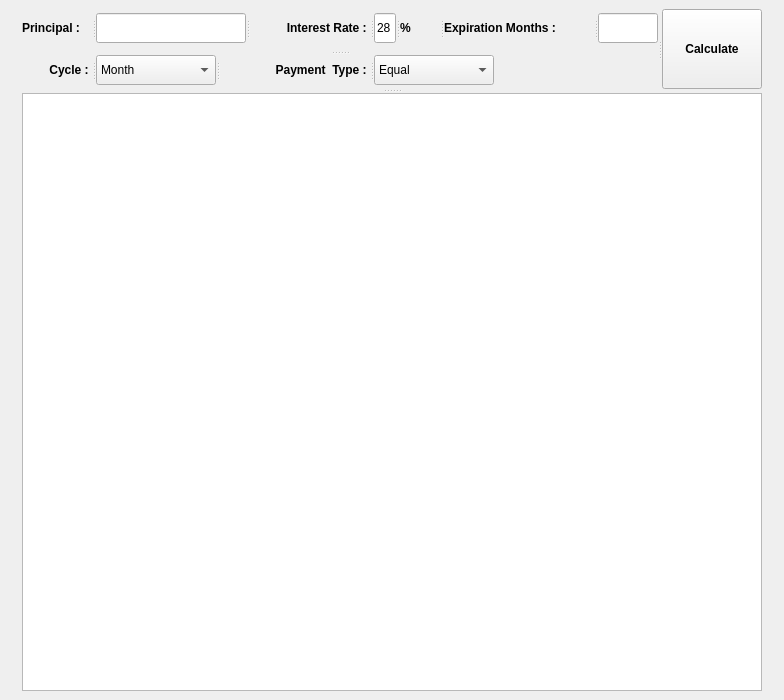
<?xml version="1.0" encoding="UTF-8"?>
<ui version="4.0">
 <class>Calculator</class>
 <widget class="QMainWindow" name="Calculator">
  <property name="geometry">
   <rect>
    <x>0</x>
    <y>0</y>
    <width>784</width>
    <height>700</height>
   </rect>
  </property>
  <property name="minimumSize">
   <size>
    <width>0</width>
    <height>300</height>
   </size>
  </property>
  <property name="maximumSize">
   <size>
    <width>16777215</width>
    <height>700</height>
   </size>
  </property>
  <property name="windowTitle">
   <string>MainWindow</string>
  </property>
  <widget class="QWidget" name="centralwidget">
   <layout class="QGridLayout" name="gridLayout">
    <item row="0" column="0">
     <widget class="QSplitter" name="splitter_5">
      <property name="orientation">
       <enum>Qt::Vertical</enum>
      </property>
      <widget class="QSplitter" name="splitter_4">
       <property name="minimumSize">
        <size>
         <width>0</width>
         <height>80</height>
        </size>
       </property>
       <property name="orientation">
        <enum>Qt::Horizontal</enum>
       </property>
       <widget class="QSplitter" name="splitter_3">
        <property name="minimumSize">
         <size>
          <width>0</width>
          <height>80</height>
         </size>
        </property>
        <property name="maximumSize">
         <size>
          <width>656</width>
          <height>66</height>
         </size>
        </property>
        <property name="orientation">
         <enum>Qt::Vertical</enum>
        </property>
        <widget class="QSplitter" name="splitter_2">
         <property name="orientation">
          <enum>Qt::Horizontal</enum>
         </property>
         <widget class="QLabel" name="label">
          <property name="minimumSize">
           <size>
            <width>70</width>
            <height>0</height>
           </size>
          </property>
          <property name="maximumSize">
           <size>
            <width>70</width>
            <height>16777215</height>
           </size>
          </property>
          <property name="font">
           <font>
            <weight>75</weight>
            <bold>true</bold>
           </font>
          </property>
          <property name="text">
           <string>Principal : </string>
          </property>
         </widget>
         <widget class="QLineEdit" name="principal">
          <property name="minimumSize">
           <size>
            <width>150</width>
            <height>30</height>
           </size>
          </property>
          <property name="maximumSize">
           <size>
            <width>150</width>
            <height>30</height>
           </size>
          </property>
         </widget>
         <widget class="QLabel" name="label_2">
          <property name="minimumSize">
           <size>
            <width>120</width>
            <height>0</height>
           </size>
          </property>
          <property name="maximumSize">
           <size>
            <width>120</width>
            <height>16777215</height>
           </size>
          </property>
          <property name="font">
           <font>
            <weight>75</weight>
            <bold>true</bold>
           </font>
          </property>
          <property name="text">
           <string>Interest Rate : </string>
          </property>
          <property name="alignment">
           <set>Qt::AlignRight|Qt::AlignTrailing|Qt::AlignVCenter</set>
          </property>
         </widget>
         <widget class="QLineEdit" name="interestRate">
          <property name="maximumSize">
           <size>
            <width>30</width>
            <height>16777215</height>
           </size>
          </property>
          <property name="text">
           <string>28</string>
          </property>
         </widget>
         <widget class="QLabel" name="label_4">
          <property name="minimumSize">
           <size>
            <width>40</width>
            <height>0</height>
           </size>
          </property>
          <property name="maximumSize">
           <size>
            <width>40</width>
            <height>16777215</height>
           </size>
          </property>
          <property name="font">
           <font>
            <weight>75</weight>
            <bold>true</bold>
           </font>
          </property>
          <property name="text">
           <string>%</string>
          </property>
         </widget>
         <widget class="QLabel" name="label_3">
          <property name="minimumSize">
           <size>
            <width>150</width>
            <height>0</height>
           </size>
          </property>
          <property name="maximumSize">
           <size>
            <width>150</width>
            <height>16777215</height>
           </size>
          </property>
          <property name="font">
           <font>
            <weight>75</weight>
            <bold>true</bold>
           </font>
          </property>
          <property name="text">
           <string>Expiration Months : </string>
          </property>
         </widget>
         <widget class="QLineEdit" name="expirationMonths">
          <property name="minimumSize">
           <size>
            <width>60</width>
            <height>30</height>
           </size>
          </property>
          <property name="maximumSize">
           <size>
            <width>60</width>
            <height>30</height>
           </size>
          </property>
         </widget>
        </widget>
        <widget class="QSplitter" name="splitter">
         <property name="orientation">
          <enum>Qt::Horizontal</enum>
         </property>
         <widget class="QLabel" name="label_5">
          <property name="minimumSize">
           <size>
            <width>70</width>
            <height>0</height>
           </size>
          </property>
          <property name="maximumSize">
           <size>
            <width>70</width>
            <height>16777215</height>
           </size>
          </property>
          <property name="font">
           <font>
            <weight>75</weight>
            <bold>true</bold>
           </font>
          </property>
          <property name="text">
           <string>Cycle : </string>
          </property>
          <property name="alignment">
           <set>Qt::AlignRight|Qt::AlignTrailing|Qt::AlignVCenter</set>
          </property>
         </widget>
         <widget class="QComboBox" name="cycle">
          <property name="minimumSize">
           <size>
            <width>120</width>
            <height>30</height>
           </size>
          </property>
          <property name="maximumSize">
           <size>
            <width>120</width>
            <height>30</height>
           </size>
          </property>
          <item>
           <property name="text">
            <string>Month</string>
           </property>
          </item>
          <item>
           <property name="text">
            <string>4 Week</string>
           </property>
          </item>
          <item>
           <property name="text">
            <string>2 Week</string>
           </property>
          </item>
          <item>
           <property name="text">
            <string>Week</string>
           </property>
          </item>
         </widget>
         <widget class="QLabel" name="label_6">
          <property name="minimumSize">
           <size>
            <width>150</width>
            <height>0</height>
           </size>
          </property>
          <property name="maximumSize">
           <size>
            <width>150</width>
            <height>16777215</height>
           </size>
          </property>
          <property name="font">
           <font>
            <weight>75</weight>
            <bold>true</bold>
           </font>
          </property>
          <property name="text">
           <string>Payment  Type : </string>
          </property>
          <property name="alignment">
           <set>Qt::AlignRight|Qt::AlignTrailing|Qt::AlignVCenter</set>
          </property>
         </widget>
         <widget class="QComboBox" name="paymentType">
          <property name="minimumSize">
           <size>
            <width>120</width>
            <height>30</height>
           </size>
          </property>
          <property name="maximumSize">
           <size>
            <width>120</width>
            <height>30</height>
           </size>
          </property>
          <item>
           <property name="text">
            <string>Equal</string>
           </property>
          </item>
          <item>
           <property name="text">
            <string>Equal Principal</string>
           </property>
          </item>
          <item>
           <property name="text">
            <string>Bullet</string>
           </property>
          </item>
         </widget>
        </widget>
       </widget>
       <widget class="QPushButton" name="calculateButton">
        <property name="minimumSize">
         <size>
          <width>100</width>
          <height>80</height>
         </size>
        </property>
        <property name="maximumSize">
         <size>
          <width>100</width>
          <height>80</height>
         </size>
        </property>
        <property name="font">
         <font>
          <weight>75</weight>
          <bold>true</bold>
         </font>
        </property>
        <property name="text">
         <string>Calculate</string>
        </property>
       </widget>
      </widget>
      <widget class="QTableView" name="resultTable"/>
     </widget>
    </item>
   </layout>
  </widget>
 </widget>
 <resources/>
 <connections/>
</ui>
